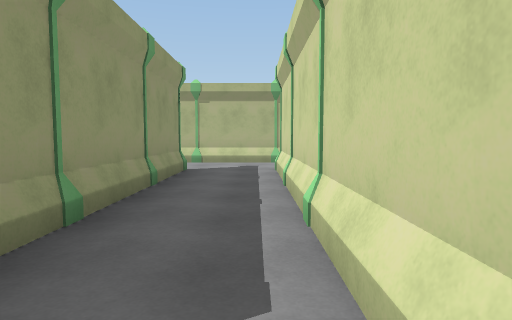
View 1 (above)

23 first-person views from a walk through a Unity game level. The camera is 1.3 m above the floor, tilts 4° down and sees 75° across. Doors are open. The floor is counted in squares, 2 m on a side. Each view is taken from the middle of a square. On the plan, view 1 faces up. The plan holds only what a view shows up to about 10 squares ahead; the rest is blank. The place goes on beyond the plan.

View 2
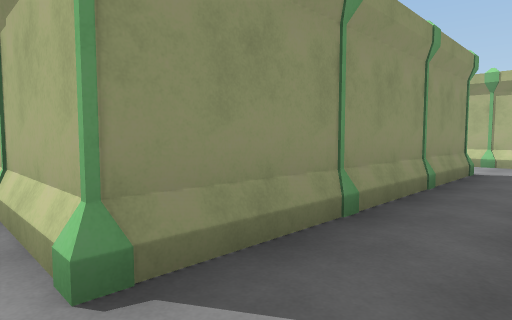

View 3
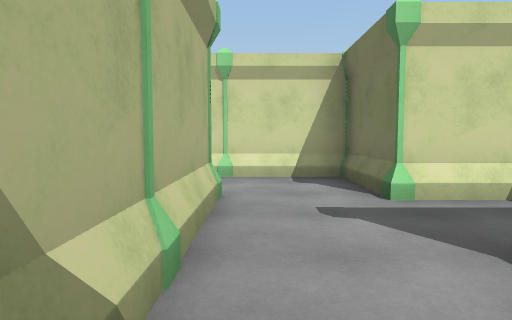

View 4
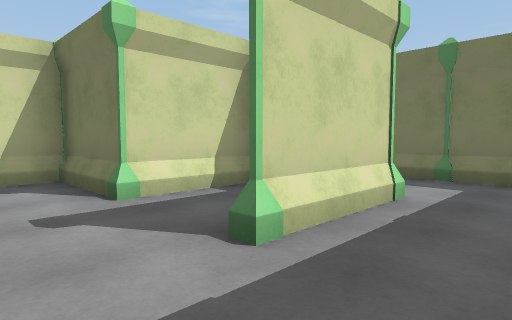

View 5
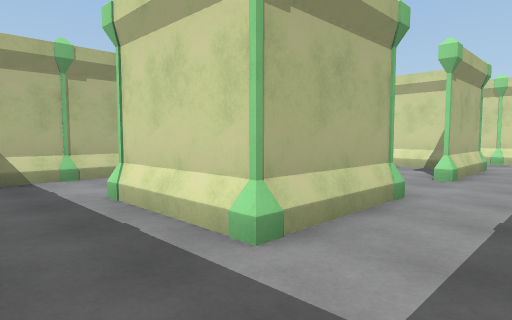

View 6
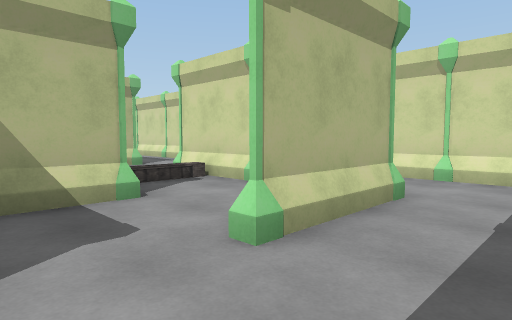

View 7
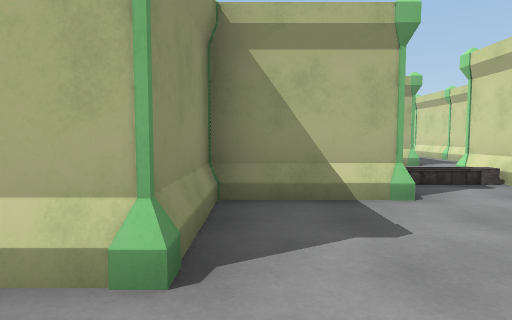

View 8
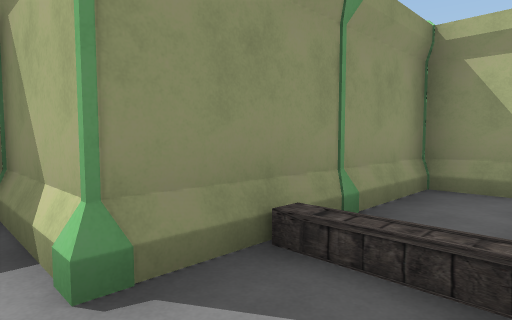

View 9
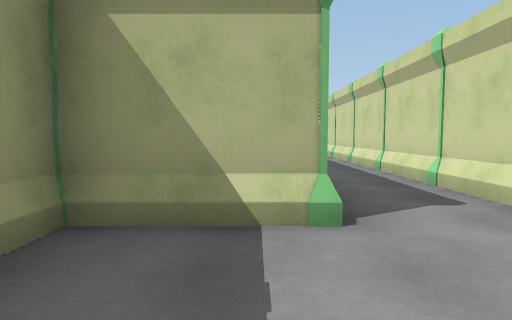

View 10
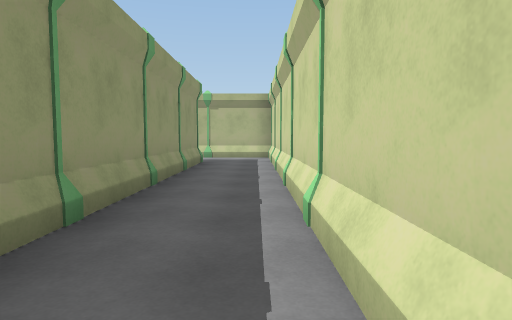

View 11
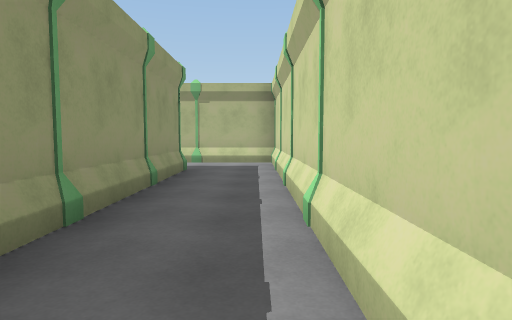

View 12
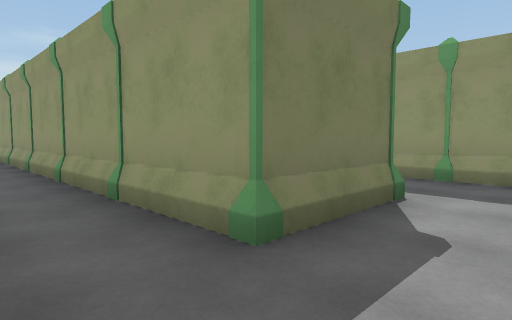

View 13
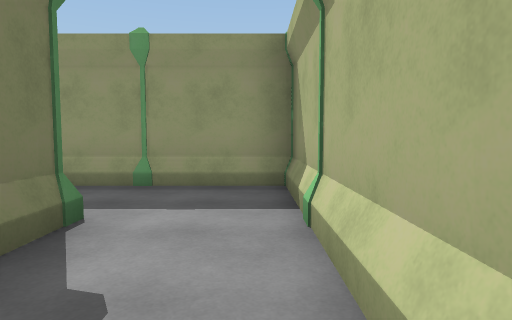

View 14
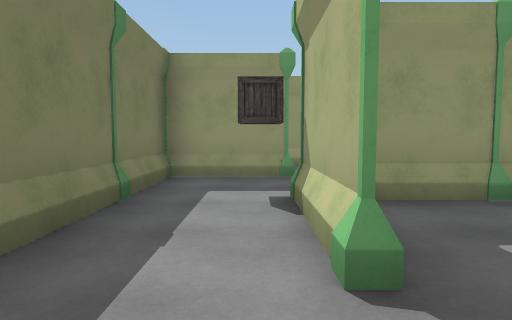

View 15
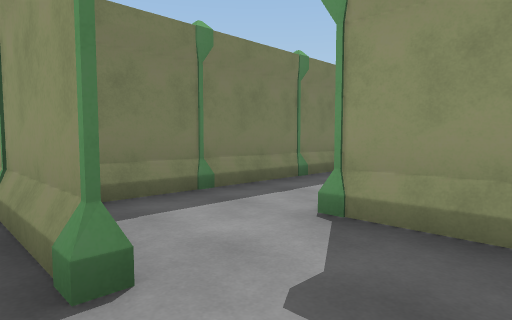

View 16
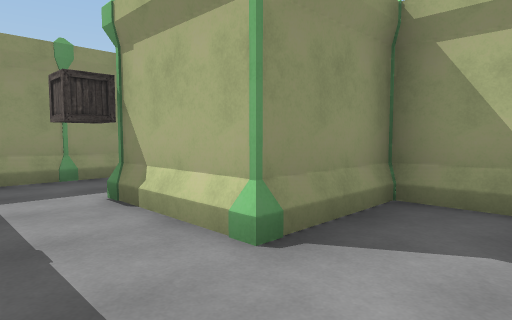

View 17
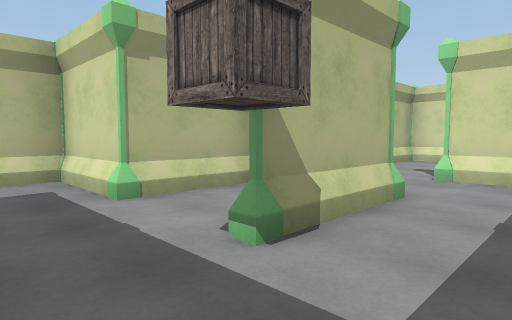

View 18
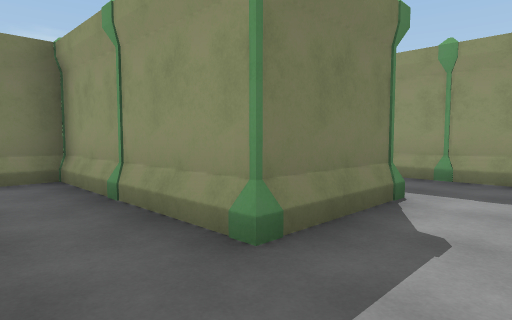

View 19
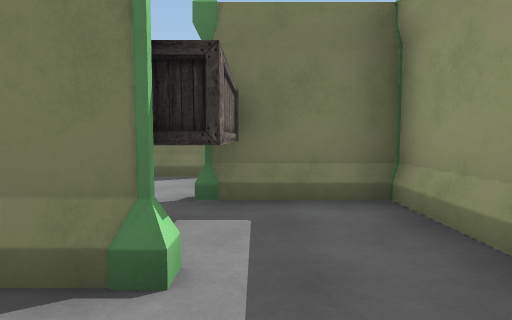

View 20
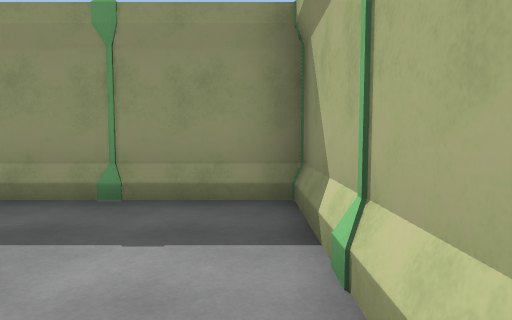

View 21
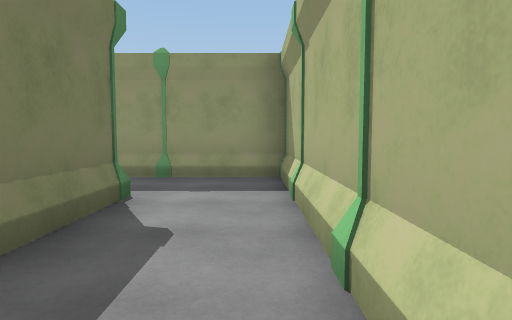

View 22
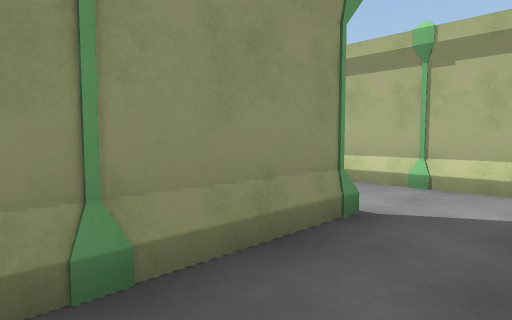

View 23
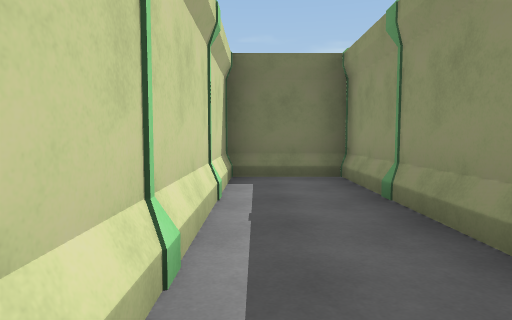

### Floor plan
Ten units are one square. View 1 is at (0, 0); x grows to the right and y downward. Boxes are objects, and circles mark ways between rooms. Rooms are numbered by the first view taken in them; rooms with no view inside come last. Other rooms are left out.
<svg viewBox="-130 -160 190 230">
<path fill="none" stroke="#000" d="M-15 15 5 15M-15 -15 -15 -5 -26 -5M-15 34 -15 15M-15 25 -15 35 -35 35 -35 15M25 35 5 35M25 6 25 -5M5 2 5 15M25 -25 5 -25M5 -36 5 -14M24 -85 -5 -85 2 -85M5 -65 5 -54 5 -65M25 -99 25 -81M5 -105 -15 -105M-24 -85 -35 -85M-15 -56 -15 -65 -15 -15M5 -125 25 -125 25 -114M-35 -105 -35 -65 -55 -65M5 -25 25 -25 25 -39M5 -14 5 -35M-15 -145 -15 -113M-55 -45 -21 -45M45 -145 35 -145M-85 -85 -75 -85 -75 -75M-75 -56 -75 -45M-92 -45 -55 -45M-55 -105 -115 -105 -115 -65 -95 -65M5 15 -15 15 -15 25"/>
<rect x="-15" y="-5" width="10" height="10" fill="#bbb"><title>pillar</title></rect>
<rect x="-45" y="55" width="20" height="10" fill="#bbb"><title>pillar</title></rect>
<rect x="-45" y="35" width="10" height="10" fill="#bbb"><title>pillar</title></rect>
<rect x="-45" y="5" width="20" height="10" fill="#bbb"><title>pillar</title></rect>
<rect x="-45" y="-15" width="20" height="10" fill="#bbb"><title>pillar</title></rect>
<rect x="-25" y="5" width="10" height="10" fill="#bbb"><title>pillar</title></rect>
<rect x="-15" y="35" width="10" height="10" fill="#bbb"><title>pillar</title></rect>
<rect x="-5" y="25" width="10" height="20" fill="#bbb"><title>pillar</title></rect>
<rect x="25" y="35" width="10" height="10" fill="#bbb"><title>pillar</title></rect>
<rect x="45" y="25" width="10" height="20" fill="#bbb"><title>pillar</title></rect>
<rect x="5" y="15" width="10" height="10" fill="#bbb"><title>pillar</title></rect>
<rect x="5" y="-15" width="10" height="20" fill="#bbb"><title>pillar</title></rect>
<rect x="15" y="-15" width="10" height="10" fill="#bbb"><title>pillar</title></rect>
<rect x="-35" y="-45" width="10" height="10" fill="#bbb"><title>pillar</title></rect>
<rect x="-35" y="-65" width="10" height="10" fill="#bbb"><title>pillar</title></rect>
<rect x="-35" y="-85" width="10" height="10" fill="#bbb"><title>pillar</title></rect>
<rect x="-25" y="-75" width="20" height="10" fill="#bbb"><title>pillar</title></rect>
<rect x="-25" y="-95" width="20" height="10" fill="#bbb"><title>pillar</title></rect>
<rect x="-25" y="-155" width="20" height="10" fill="#bbb"><title>pillar</title></rect>
<rect x="-15" y="-35" width="10" height="20" fill="#bbb"><title>pillar</title></rect>
<rect x="-15" y="-55" width="10" height="20" fill="#bbb"><title>pillar</title></rect>
<rect x="-15" y="-135" width="10" height="20" fill="#bbb"><title>pillar</title></rect>
<rect x="-5" y="-35" width="10" height="20" fill="#bbb"><title>pillar</title></rect>
<rect x="-5" y="-75" width="20" height="10" fill="#bbb"><title>pillar</title></rect>
<rect x="-5" y="-85" width="20" height="10" fill="#bbb"><title>pillar</title></rect>
<rect x="-5" y="-135" width="10" height="20" fill="#bbb"><title>pillar</title></rect>
<rect x="-5" y="-155" width="20" height="10" fill="#bbb"><title>pillar</title></rect>
<rect x="5" y="-55" width="10" height="20" fill="#bbb"><title>pillar</title></rect>
<rect x="5" y="-115" width="10" height="20" fill="#bbb"><title>pillar</title></rect>
<rect x="15" y="-155" width="20" height="10" fill="#bbb"><title>pillar</title></rect>
<rect x="25" y="-55" width="10" height="20" fill="#bbb"><title>pillar</title></rect>
<rect x="25" y="-75" width="10" height="20" fill="#bbb"><title>pillar</title></rect>
<rect x="25" y="-95" width="10" height="20" fill="#bbb"><title>pillar</title></rect>
<rect x="25" y="-115" width="10" height="20" fill="#bbb"><title>pillar</title></rect>
<rect x="25" y="-135" width="10" height="10" fill="#bbb"><title>pillar</title></rect>
<rect x="45" y="-55" width="10" height="20" fill="#bbb"><title>pillar</title></rect>
<rect x="45" y="-75" width="10" height="20" fill="#bbb"><title>pillar</title></rect>
<rect x="45" y="-95" width="10" height="20" fill="#bbb"><title>pillar</title></rect>
<rect x="45" y="-115" width="10" height="20" fill="#bbb"><title>pillar</title></rect>
<rect x="45" y="-135" width="10" height="20" fill="#bbb"><title>pillar</title></rect>
<rect x="45" y="-155" width="10" height="20" fill="#bbb"><title>other object</title></rect>
<rect x="-125" y="-75" width="10" height="20" fill="#bbb"><title>pillar</title></rect>
<rect x="-125" y="-115" width="20" height="10" fill="#bbb"><title>pillar</title></rect>
<rect x="-115" y="-85" width="10" height="10" fill="#bbb"><title>pillar</title></rect>
<rect x="-105" y="-95" width="10" height="20" fill="#bbb"><title>pillar</title></rect>
<rect x="-95" y="-75" width="10" height="20" fill="#bbb"><title>pillar</title></rect>
<rect x="-95" y="-85" width="10" height="10" fill="#bbb"><title>crate</title></rect>
<rect x="-95" y="-105" width="10" height="10" fill="#bbb"><title>pillar</title></rect>
<rect x="-85" y="-75" width="10" height="20" fill="#bbb"><title>pillar</title></rect>
<rect x="-75" y="-95" width="10" height="10" fill="#bbb"><title>pillar</title></rect>
<rect x="-75" y="-105" width="10" height="10" fill="#bbb"><title>pillar</title></rect>
<rect x="-65" y="-65" width="10" height="10" fill="#bbb"><title>pillar</title></rect>
<rect x="-65" y="-85" width="10" height="10" fill="#bbb"><title>pillar</title></rect>
<rect x="-55" y="-115" width="10" height="20" fill="#bbb"><title>pillar</title></rect>
<circle cx="-25" cy="5" r="3" fill="#2a7"/>
<circle cx="-5" cy="-25" r="3" fill="#2a7"/>
<circle cx="0" cy="30" r="3" fill="#2a7"/>
<circle cx="10" cy="20" r="3" fill="#2a7"/>
<text x="-10" y="0">1</text>
<text x="-20" y="40">2</text>
<text x="20" y="0">3</text>
<text x="10" y="-80">4</text>
<text x="-90" y="-80">5</text>
<text x="0" y="20">6</text>
</svg>
Room 1 opens to room 2. Room 1 opens to room 4. Room 2 opens to room 6. Room 3 opens to room 6.

Where each view was taken, in squares from view 1:
view 1: 0 up, 0 right, facing up
view 2: 0 up, 0 right, facing up-left
view 3: 0 up, 5 left, facing right
view 4: 0 up, 5 left, facing down-right
view 5: 5 down, 5 left, facing up-right
view 6: 5 down, 1 left, facing up-right
view 7: 5 down, 1 left, facing up
view 8: 2 down, 2 right, facing up-left
view 9: 0 up, 2 right, facing up
view 10: 4 up, 4 right, facing up
view 11: 6 up, 4 right, facing up
view 12: 14 up, 4 right, facing down-left
view 13: 14 up, 3 right, facing left
view 14: 10 up, 2 right, facing left
view 15: 8 up, 1 left, facing down-left
view 16: 5 up, 2 left, facing up-left
view 17: 5 up, 7 left, facing up-right
view 18: 10 up, 6 left, facing down-left
view 19: 10 up, 10 left, facing down
view 20: 10 up, 8 left, facing left
view 21: 10 up, 6 left, facing left
view 22: 4 up, 2 right, facing up-left
view 23: 8 up, 2 right, facing down
